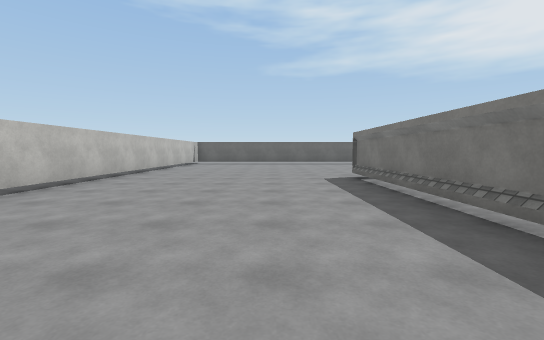
View 1 (above)

22 first-person views from a walk through a scene from a Unity 3-D project. The camera is 1.3 m above the floor, tilts 4° down and sees 90° across. The floor is counted in squares, 2 m on a side. Each view is taken from the middle of a square. On the plan, view 1 faces up. The plan holds only what a view shows up to about 9 squares ahead; the rest is blank. The player is left out. Surface patterns are stand-ins for the level's own textures.

View 2
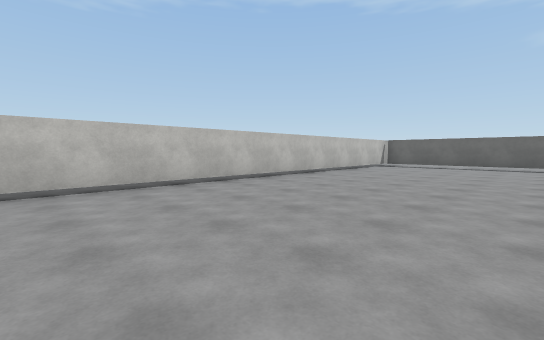

View 3
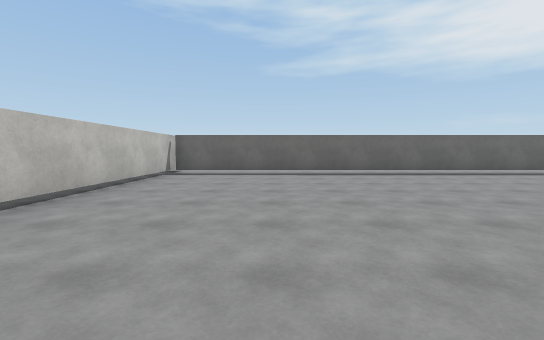

View 4
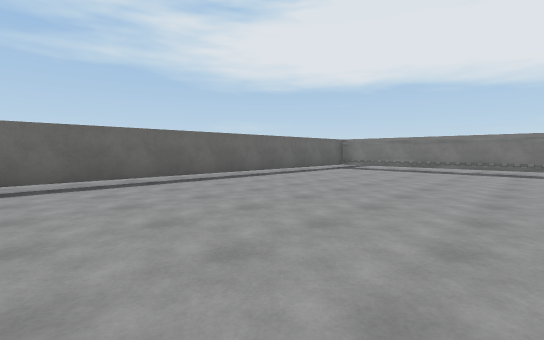

View 5
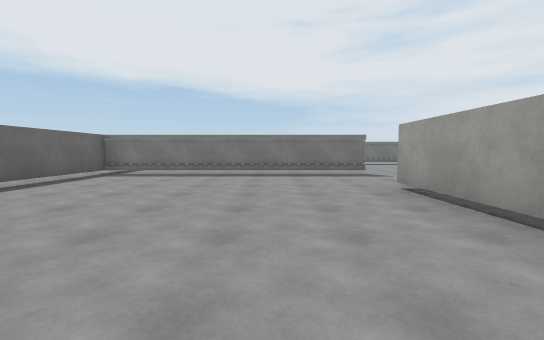

View 6
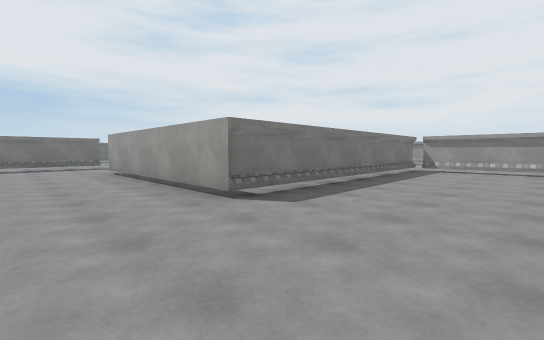

View 7
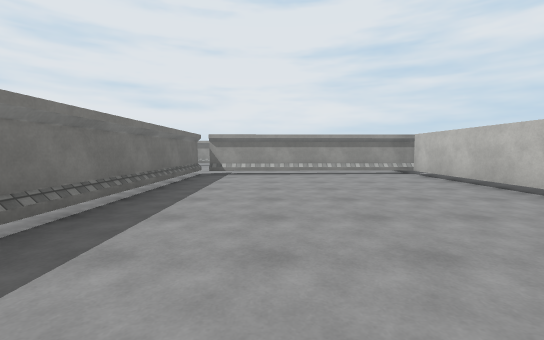

View 8
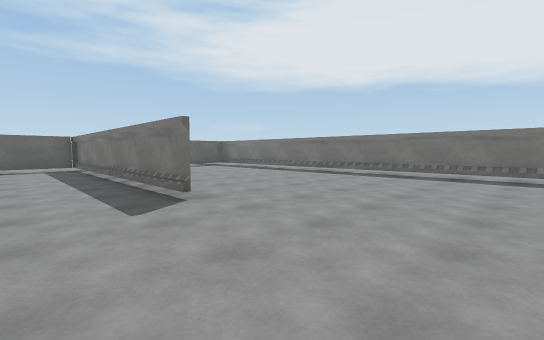

View 9
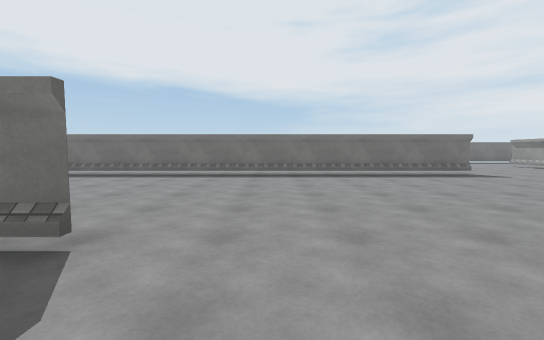

View 10
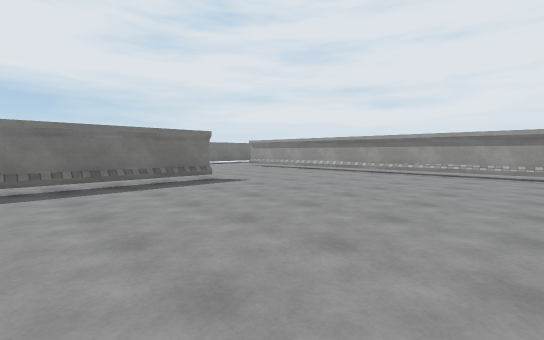

View 11
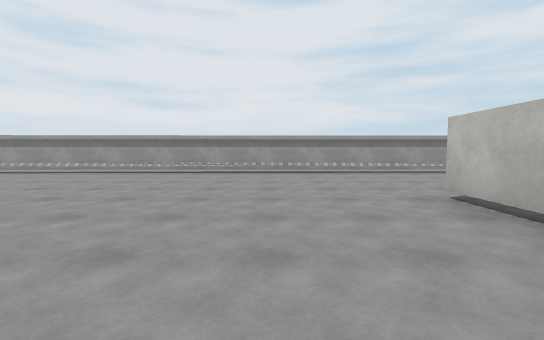

View 12
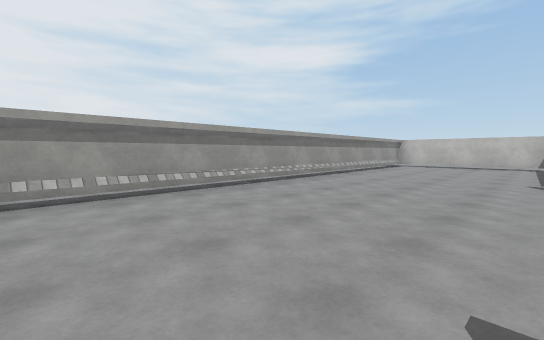

View 13
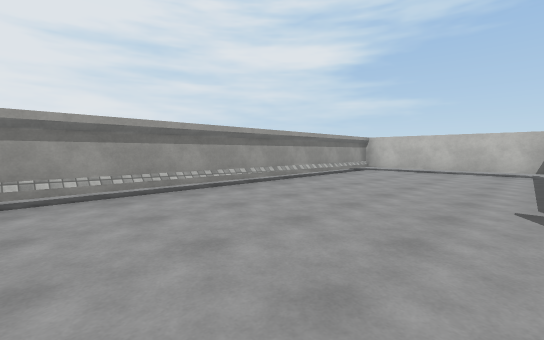

View 14
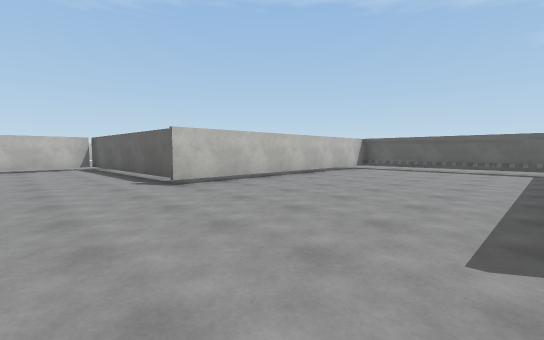

View 15
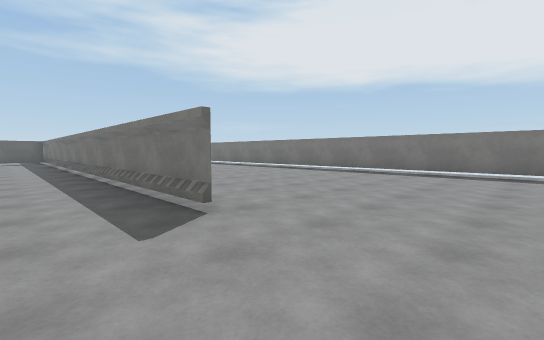

View 16
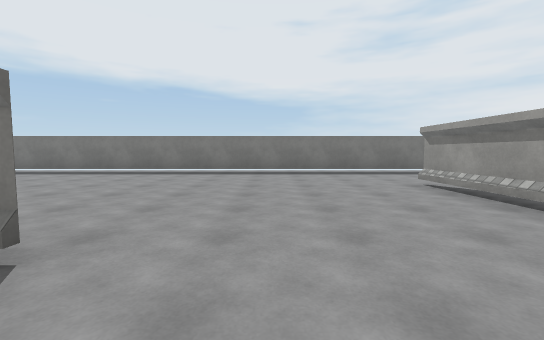

View 17
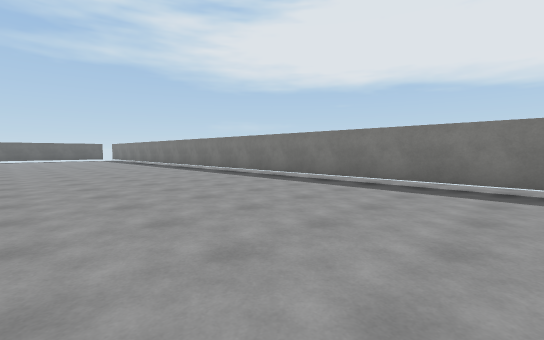

View 18
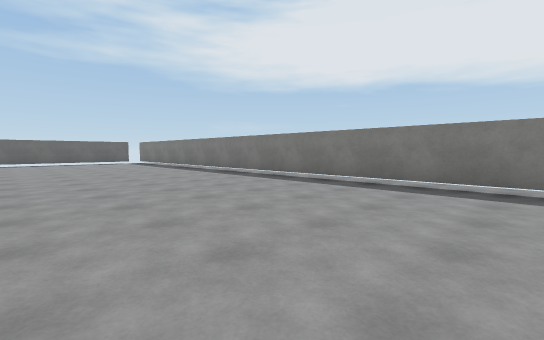

View 19
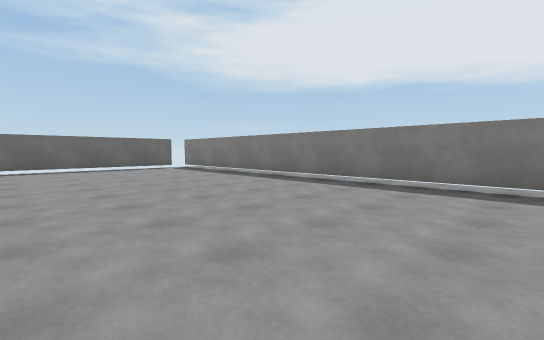

View 20
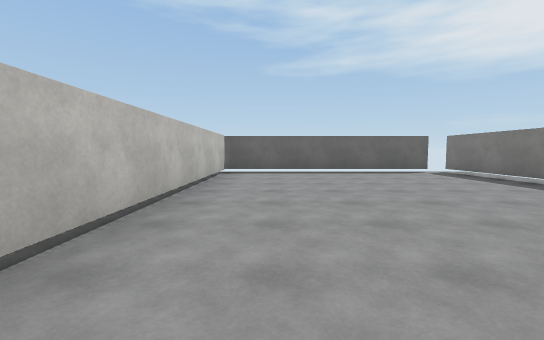

View 21
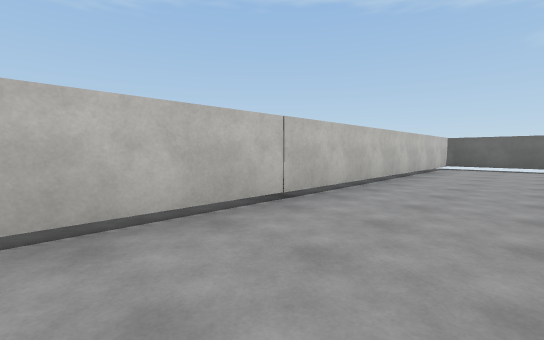

View 22
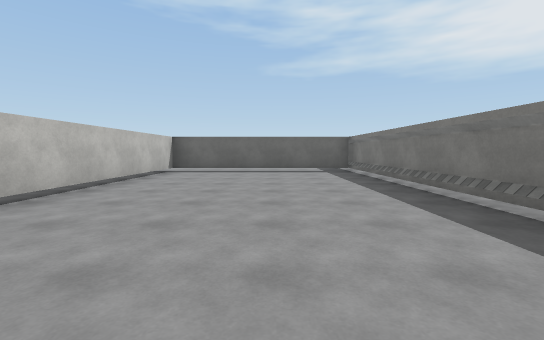

### Floor plan
Key: @ floor where view 1 was taken; # wall or solid block; . floor; T thing the floor can be seen under or through.
Columns run from 5 left of view 1 to 23 right of it. Each row starts with its distance up from view 1.
 23                       #######
 22                       #.....#
 21                       #.....#
 20                       #.....#
 19                       #.....#
 18                       #.....#
 17                       #.....#
 16                       #.....#
 15                       #.....#
 14  ######################.....#
 13  #..............#.....#.....#
 12  #..............#.....#.....#
 11  #..............#.....#.....#
 10  #..............#.....#.....#
  9  #..............#.....#.....#
  8 .#..............#.....#.....#
  7 .#.....###TTTT..#.....#.....#
  6 .#.....#..... ........#.....#
  5 .#.....#..... ........#.....#
  4 .#.....#..... ........#.....#
  3 .#.....#..... ........#.....#
  2 .#.....#..... ........#.....#
  1 .#.....#.....#........#.....#
  0 .#...@.#.....#........#.....#
 -1 .#######....................#
 -2 .#..........................#
 -3 .#..........................#
 -4 .#..........................#
 -5  ####TTTTTTTTTTTTTTTT#####..#
 -6   ......................   .#
 -7                             #

Positions as (right, up) in squares from view 1, and headings:
1: (0, 0), facing up
2: (1, 2), facing up-left
3: (-1, 6), facing up
4: (1, 8), facing up-right
5: (3, 9), facing right
6: (-1, 9), facing down-right
7: (0, 7), facing down
8: (9, 3), facing up-right
9: (9, 5), facing right
10: (11, 3), facing down-right
11: (10, 3), facing down
12: (8, -1), facing down-left
13: (5, -1), facing down-left
14: (7, -3), facing up-left
15: (15, -3), facing up-right
16: (15, -2), facing right
17: (18, 2), facing up-right
18: (18, 7), facing up-right
19: (18, 12), facing up-right
20: (18, 14), facing up
21: (19, 11), facing up-left
22: (14, 5), facing up
